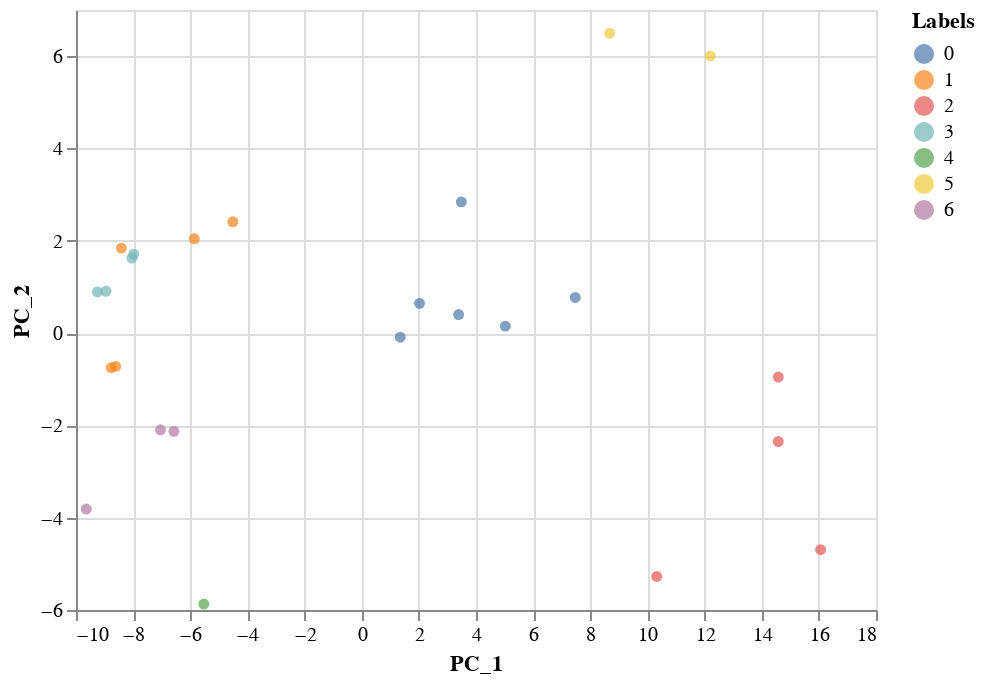

Source (notebook cell):
### Code cell
k_means_chart = visualize_with_pca (scaled_mags_df, k_means_predicted)
k_means_chart

### Figure 1 — Vega-Lite specification as saved in the notebook (floating-point values rounded to 4 significant figures)
{"config": {"view": {"continuousWidth": 400, "continuousHeight": 300}}, "data": {"name": "data-efce506d634eae1db097519b10b460ac"}, "mark": "circle", "encoding": {"color": {"type": "nominal", "field": "Labels"}, "x": {"type": "quantitative", "field": "PC_1"}, "y": {"type": "quantitative", "field": "PC_2"}}, "$schema": "https://vega.github.io/schema/vega-lite/v4.8.1.json", "datasets": {"data-efce506d634eae1db097519b10b460ac": [{"PC_1": 8.676, "PC_2": 6.498, "Labels": 5}, {"PC_1": -8.046, "PC_2": 1.624, "Labels": 3}, {"PC_1": 10.32, "PC_2": -5.273, "Labels": 2}, {"PC_1": -9.252, "PC_2": 0.8909, "Labels": 3}, {"PC_1": -8.95, "PC_2": 0.9046, "Labels": 3}, {"PC_1": -7.043, "PC_2": -2.095, "Labels": 6}, {"PC_1": 16.06, "PC_2": -4.693, "Labels": 2}, {"PC_1": 14.58, "PC_2": -0.9536, "Labels": 2}, {"PC_1": 3.488, "PC_2": 2.843, "Labels": 0}, {"PC_1": 2.023, "PC_2": 0.6436, "Labels": 0}, {"PC_1": 5.026, "PC_2": 0.1509, "Labels": 0}, {"PC_1": 7.474, "PC_2": 0.7726, "Labels": 0}, {"PC_1": 1.35, "PC_2": -0.08945, "Labels": 0}, {"PC_1": -8.613, "PC_2": -0.7216, "Labels": 1}, {"PC_1": -8.765, "PC_2": -0.7497, "Labels": 1}, {"PC_1": -4.512, "PC_2": 2.412, "Labels": 1}, {"PC_1": -7.98, "PC_2": 1.708, "Labels": 3}, {"PC_1": -5.861, "PC_2": 2.042, "Labels": 1}, {"PC_1": -6.574, "PC_2": -2.127, "Labels": 6}, {"PC_1": 12.2, "PC_2": 6.006, "Labels": 5}, {"PC_1": 3.392, "PC_2": 0.4017, "Labels": 0}, {"PC_1": -8.413, "PC_2": 1.841, "Labels": 1}, {"PC_1": 14.58, "PC_2": -2.351, "Labels": 2}, {"PC_1": -5.525, "PC_2": -5.872, "Labels": 4}, {"PC_1": -9.639, "PC_2": -3.813, "Labels": 6}]}}
